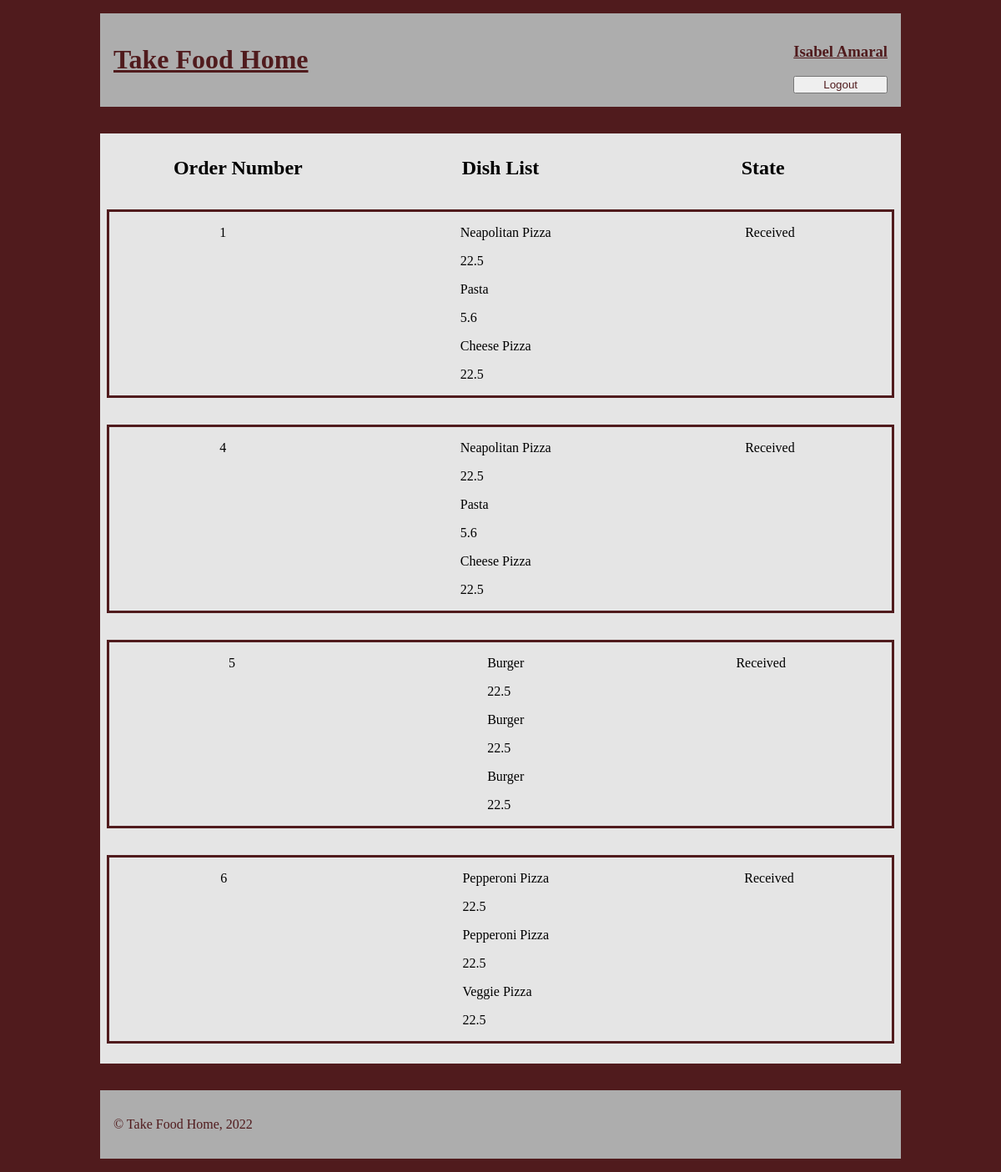
The app's page /user-orders-page.php (signed in), older data.
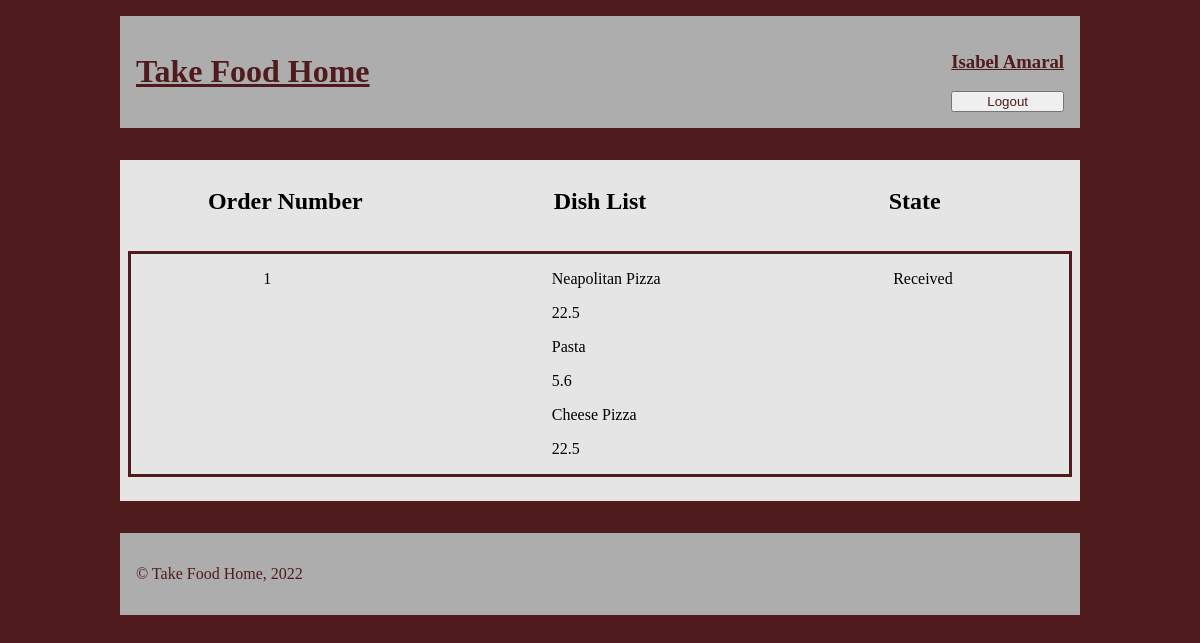
The same page, newer data.
### tables this page shows
CREATE TABLE FoodOrder(
    orderID         INTEGER PRIMARY KEY,
    date            DATE NOT NULL,
    state           VARCHAR(10) DEFAULT 'Received',
    restaurantID    INTEGER REFERENCES Restaurant(restaurantID),
    customerID      INTEGER REFERENCES User(userID)
);

CREATE TABLE DishFoodOrder(
    dishfoodorderID INTEGER PRIMARY KEY,
    dishID          INTEGER REFERENCES Dish(dishID),
    orderID         INTEGER REFERENCES FoodOrder(orderID)
    
);

CREATE TABLE Dish(
    dishID          INTEGER PRIMARY KEY,
    name            VARCHAR(32) NOT NULL,
    description     TEXT NOT NULL,
    price           FLOAT NOT NULL,
    picture        TEXT NOT NULL,
    category        VARCHAR(32) NOT NULL,
    restaurantID    INTEGER REFERENCES Restaurant(restaurantID)
);

### user-orders-page.php (called while the page is built, shortened)
<?php
    require_once('php/output-functions/user-info/draw-user-orders.php');
    require_once('php/output-functions/draw-header.php');
    require_once('php/output-functions/draw-footer.php');
    drawHeader();
    outputUserOrders();
    drawFooter();
?>

### database/data-fetching/user-orders.php (called while the page is built, shortened)
<?php
    function getUserOrders($db) {
        $id = $_SESSION['userID'];
        $stmt = $db->prepare(
            'SELECT * FROM FoodOrder
            WHERE customerID = :id'
        );
        $stmt->bindParam(':id', $id);
        $stmt->execute();
        $orders = $stmt->fetchAll();
        return $orders;
    }
?>

### database/data-fetching/dishes.php (called while the page is built, shortened)
<?php
    function getDishInfo($db, $dishID) {
        $stmt = $db->prepare(
            'SELECT * FROM Dish
            WHERE dishID = :id'
        );
        $stmt->bindParam(':id', $dishID);
        $stmt->execute();
        $dish = $stmt->fetch();
        return $dish;
    }
    function getDishsByOrder($db, $orderid){
        $stmt = $db ->prepare(
            'SELECT dishID FROM DishFoodOrder
            WHERE orderID = :id'
        );
        $stmt->bindParam(':id' , $orderid);
        $stmt->execute();
        $dishes = $stmt->fetchAll();
        return $dishes;
    }
?>

### php/output-functions/user-info/draw-user-orders.php (the view)
<?php
    function outputUserOrders() {
        require_once('database/db-connection.php');
        require_once('database/data-fetching/user-orders.php');
        require_once('database/data-fetching/dishes.php');
        $db = getDatabaseConnection('database/restaurants.db');
        $orders = getUserOrders($db); ?>
        <main>
            <section id="orders">
                <h2>Order Number</h2>
                <h2>Dish List</h2>
                <h2>State</h2>
                <?php foreach($orders as $order) { ?>
                    <div class="order">
                        <p class="orderNumber"><?=$order['orderID']?></p>
                        <div class="order-list">
                        <?php
                            $dishesids = getDishsByOrder($db,$order['orderID']);
                            foreach($dishesids as $dish){
                                $i = getDishInfo($db,$dish['dishID']);
                                ?>
                                <div class="item-dish">
                                    <p><?=$i['name']?></p>
                                    <p><?=$i['price']?></p>
                                </div>
                                <?php
                            }
                        ?>
                    </div>
                    <p id="orderState"><?=$order['state']?></p>
                    </div>
                <?php
                } ?>
            </section>
        </main>
    <?php
    }
?>

### php/output-functions/draw-header.php (shortened to what this page needs)
<?php
    function drawLoginForm() {
        if ($_SESSION['username'] === NULL) { ?>
            <form action="../../php/actions/login.php" method="post">
                <span class="label">Username:</span><input id="username-input" type="text" name="username">
                <p class="error"><?=$_SESSION['errors'] ?></p>
                <span class="label">Password:</span><input id="password-input" type="password" name="password">
                <span id="login-buttons">
                    <a href="register-page.php">Register</a>
                    <button type="submit">Login</button>
                </span>
            </form>
        <?php
        }
        else { ?>
            <section id="user-session">
                <h3><a href="user-info-page.php"><?=$_SESSION['name']?></a></h3>
                <form action="../../php/actions/logout.php">
                    <button type="submit">Logout</button>
                </form>
            </section>
        <?php
        }
    }
    function drawHeader() { ?>
        <!DOCTYPE html>
        <html lang="en">
        <head>
            <link rel="stylesheet" href="../css/style.css">
        </head>
        <body>
        <header>
            <h1><a href="index.php">Take Food Home</a></h1>
            <?php drawLoginForm(); ?>
        </header>
    <?php
    }
?>

### php/output-functions/draw-footer.php (shortened to what this page needs)
<?php
    function drawFooter() { ?>
        <footer>
            <p>&#169; Take Food Home, 2022</p>
        </footer>
    <?php
    }
?>

### css/style.css (style rules this page uses)
body { --main-color: #501B1D; --background-color: #E5E5E5; --secondary-color: #ADADAD; width: 60em; margin: 1em auto; background-color: var(--main-color); }
p { word-break: normal; }
body > header { display: flex; padding: 1em; background-color: var(--secondary-color); }
body > header * { color: var(--main-color); }
body > header h1 { flex-grow: 1; }
body > header form { display: grid; grid-template-columns: auto auto; }
body > header form button { grid-column-end: span 2; }
main { background-color: var(--main-color); color: var(--main-color); }
#orders { background-color: var(--background-color); color:black; padding: 0.5em; margin: 2em 0em; display: flex; flex-wrap: wrap; justify-content: space-around; }
#orders h2 { width: 33%; text-align: center; }
.order { width: 100%; display: flex; justify-content: space-around; border: solid var(--main-color); margin: 1em 0; }
.order .orderNumber { margin-left: 1em; }
.order .order-list { margin-left: 3em; }
footer { padding: 1em; background-color: var(--secondary-color); }
footer * { color: var(--main-color); }

Row changes from the older to the newer data that the page shows:
removed foodorder: orderID "4", state "Received", dishfoodorder (dishID.name "Neapolitan Pizza", dishID.price "22.5"), dishfoodorder (dishID.name "Pasta", dishID.price "5.6"), dishfoodorder (dishID.name "Cheese Pizza", dishID.price "22.5")
removed foodorder: orderID "5", state "Received"
removed dishfoodorder: dishID.name "Burger", dishID.price "22.5", shown under "5"
removed dishfoodorder: dishID.name "Burger", dishID.price "22.5", shown under "5"
removed dishfoodorder: dishID.name "Burger", dishID.price "22.5", shown under "5"
removed foodorder: orderID "6", state "Received"
removed dishfoodorder: dishID.name "Pepperoni Pizza", dishID.price "22.5", shown under "6"
removed dishfoodorder: dishID.name "Pepperoni Pizza", dishID.price "22.5", shown under "6"
removed dishfoodorder: dishID.name "Veggie Pizza", dishID.price "22.5", shown under "6"
